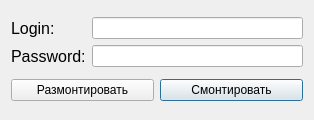
<?xml version="1.0" encoding="UTF-8"?>
<ui version="4.0">
 <class>AuthDialog</class>
 <widget class="QDialog" name="AuthDialog">
  <property name="geometry">
   <rect>
    <x>0</x>
    <y>0</y>
    <width>314</width>
    <height>120</height>
   </rect>
  </property>
  <property name="windowTitle">
   <string>Dialog</string>
  </property>
  <layout class="QVBoxLayout" name="verticalLayout">
   <item>
    <layout class="QGridLayout" name="gridLayout">
     <item row="0" column="1">
      <widget class="QLineEdit" name="loginEdit"/>
     </item>
     <item row="0" column="0">
      <widget class="QLabel" name="loginLabel">
       <property name="font">
        <font>
         <pointsize>12</pointsize>
        </font>
       </property>
       <property name="text">
        <string>Login:</string>
       </property>
       <property name="buddy">
        <cstring>loginEdit</cstring>
       </property>
      </widget>
     </item>
     <item row="1" column="0">
      <widget class="QLabel" name="passwordLabel">
       <property name="font">
        <font>
         <pointsize>12</pointsize>
        </font>
       </property>
       <property name="text">
        <string>Password:</string>
       </property>
       <property name="buddy">
        <cstring>passwordEdit</cstring>
       </property>
      </widget>
     </item>
     <item row="1" column="1">
      <widget class="QLineEdit" name="passwordEdit">
       <property name="echoMode">
        <enum>QLineEdit::Password</enum>
       </property>
      </widget>
     </item>
    </layout>
   </item>
   <item>
    <layout class="QHBoxLayout" name="horizontalLayout">
     <item>
      <widget class="QPushButton" name="pushButton_2">
       <property name="text">
        <string>Размонтировать</string>
       </property>
       <property name="default">
        <bool>false</bool>
       </property>
      </widget>
     </item>
     <item>
      <widget class="QPushButton" name="pushButton">
       <property name="text">
        <string>Смонтировать</string>
       </property>
       <property name="default">
        <bool>true</bool>
       </property>
      </widget>
     </item>
    </layout>
   </item>
  </layout>
 </widget>
 <tabstops>
  <tabstop>loginEdit</tabstop>
  <tabstop>passwordEdit</tabstop>
 </tabstops>
 <resources/>
 <connections/>
</ui>
